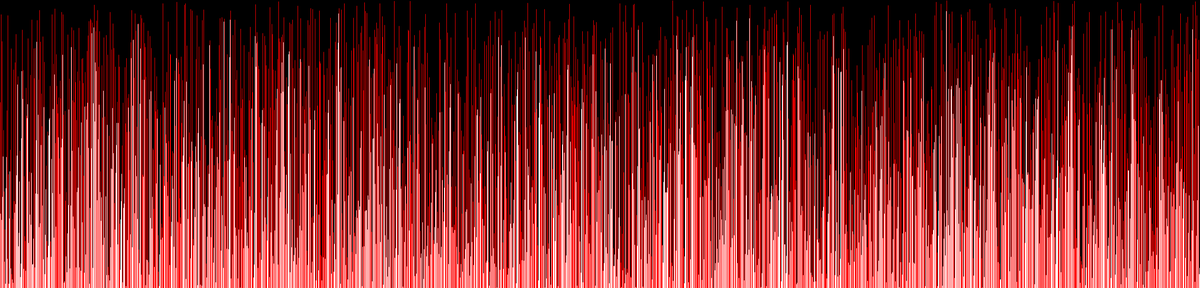
Frame 1 (no input)
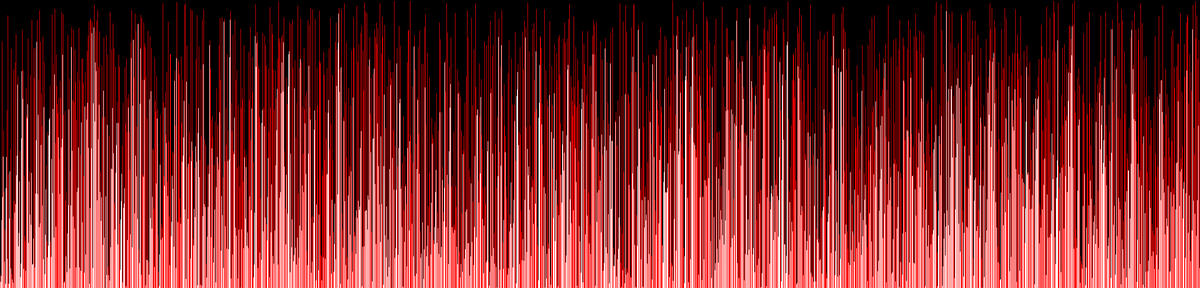
Frame 60 (the mouse pressed at the canvas centre just before this capture)
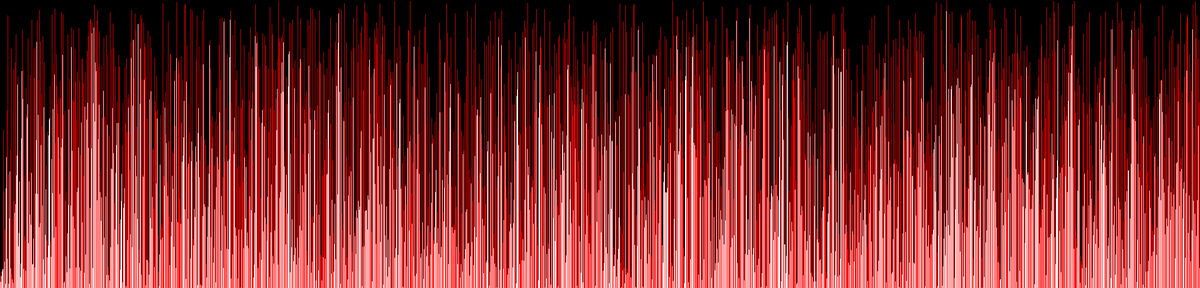
Frame 120 (the mouse held since frame 60 and released just before this capture)

The Processing sketch that drew these frames (run headless with seeded random() and noise(); from frame 60 on, the mouse is pressed at the canvas centre):

// Processing sketch: CC_QuickSort
// ── CC_QuickSort.pde
//Have 3 modes.
//Mode 1: (The first pointer is moving)
//Check whether the positions of the pointers is equal if yes go to Mode 3.
//Check whether the current element at the pointer position is bigger than the pivot.
//If yes mark that position and go to Mode 2:
//If no move the fist pointer further forwards
//Mode 2: (The first pointer is set, the second one is moving)
//Check whether the positions of the pointers is equal if yes go to Mode 3.
//Check whether the current element at the pointer position is smaller than the pivot.
//If yes swap the marked position with the one pointed at.
//If no move the second pointer further backwards
//Mode 3: (The pointers met)
//Swap the current position of the first pointer and pivot
//To the list of awaiting indices add two new entries: from min to pivot-1 and from pivot+1 to max.
//Pick new pointers from the list of awaiting indices and erase that entry.

//Cases:
//The first pointer marks a number >>
//The second pointer finds a number >> Swap and continue
//The second pointer meets the first pointer >> Go to Mode 3
//The first pointer does not mark a number >>
//No numbers are larger than Pivot >> do not swap (Pivot is the largest number). Add an entry to the awaiting indices from min to pointer1-1
//The number of the second pointer is bigger than the Pivot >> Swap with the pivot and add an entry to the awaiting indices from min to pointer1-2 and pointer1+1 and max

//2, 1, 3, 4, 6, 7, 9, 8, 5

import java.lang.Comparable;
import java.util.List;
import java.util.Arrays;

Comparable[] comparableArray;
Comparable pivotElement;
Comparable currentElement;
List<Indices> awaitingIndices = new ArrayList();
Indices currentIndices;

Integer pointer1;
Integer pointer2;
Integer mode;

boolean somethingChanged = true;

void setup() {
  size(2500, 600);
  frameRate(width);
  
  comparableArray = new Integer[width];

  for (int i = 0; i < comparableArray.length; i++) {
    comparableArray[i] = (int) random(height);
    //comparableArray[i] = height - (1+i)*100-50;
  }

  currentIndices = new Indices(0, comparableArray.length-1);
  pointer1 = 0;
  pointer2 = comparableArray.length-2;
  pivotElement = comparableArray[currentIndices.endIndex];
  mode = 1;
}

void draw() {
  if (somethingChanged) {
    somethingChanged = false;
    background(0);
    int linewidth = width/comparableArray.length;
    if (linewidth > 1) {
      for (int i = 0; i < comparableArray.length; i++) {
        stroke(255);
        fill(255);
        if (i<comparableArray.length-1) {
          if(comparableArray[i].compareTo(comparableArray[i+1]) == 1){
            println(comparableArray[i], comparableArray[i+1]);
            stroke(255, 0, 0);
            fill(255, 0, 0);
          }
        }

        rect(i*linewidth, height - (int) comparableArray[i], linewidth, (int) comparableArray[i]);
      }
    } else {
      for (int i = 0; i < comparableArray.length; i++) {
        stroke(255);
        if (i<comparableArray.length-1 && comparableArray[i].compareTo(comparableArray[i+1]) == 1) {
          stroke(255, 0, 0);
        }

        line(i, height, i, height - (int) comparableArray[i]);
      }
    }
  }

  //stepwise quicksort algorithm
  switch(mode) {
  case 1:
    if (pointersMet()) {
      mode = 3;
      break;
    }

    currentElement = comparableArray[pointer1];
    if (currentElement.compareTo(pivotElement) == 1) {
      mode = 2;
      break;
    }
    pointer1++;
    break;

  case 2:
    if (pointersMet()) {
      mode = 3;
      break;
    }

    currentElement = comparableArray[pointer2];
    if (currentElement.compareTo(pivotElement) == -1) {
      swap(comparableArray, pointer1, pointer2);
      mode = 1;
      break;
    }
    pointer2--;
    break;
  case 3:
    workMode3();
    break;

  default:
    break;
  }
}



//-------------Helpers-------------

void workMode3() {
  //final swaps
  Comparable elementAtOne = comparableArray[pointer1];
  if (elementAtOne.compareTo(pivotElement) == 1) {
    swap(comparableArray, pointer1, currentIndices.endIndex);
    if (currentIndices.startIndex < pointer1 - 1) {
      awaitingIndices.add(new Indices(currentIndices.startIndex, pointer1 - 1));
    }
    if (pointer1 + 1 < currentIndices.endIndex) {
      awaitingIndices.add(new Indices(pointer1 + 1, currentIndices.endIndex));
    }
  } else {
    if (currentIndices.startIndex < pointer1) {
      awaitingIndices.add(new Indices(currentIndices.startIndex, pointer1));
    }
  }
  //if (currentIndices.endIndex > pointer1+1)
  //  awaitingIndices.add(new Indices(pointer1+1, currentIndices.endIndex));

  //new Indices
  if (!awaitingIndices.isEmpty()) {

    currentIndices = awaitingIndices.get(0);
    awaitingIndices.remove(0);

    pointer1 = currentIndices.startIndex;
    pointer2 = currentIndices.endIndex-1;
    pivotElement = comparableArray[currentIndices.endIndex];

    mode = 1;
  }
}

boolean pointersMet() {
  return pointer1.equals(pointer2);
}

Object[] swap(Object[] array, int index1, int index2) {
  somethingChanged = true;
  
  Object placeholder = array[index1];
  array[index1] = array[index2];
  array[index2] = placeholder;
  return array;
}

class Indices {
  int startIndex;
  int endIndex;

  public Indices(int startIndex, int endIndex) {
    this.startIndex = startIndex;
    this.endIndex = endIndex;
  }

  int getStartIndex() {
    return startIndex;
  }

  int getEndIndex() {
    return endIndex;
  }
}
